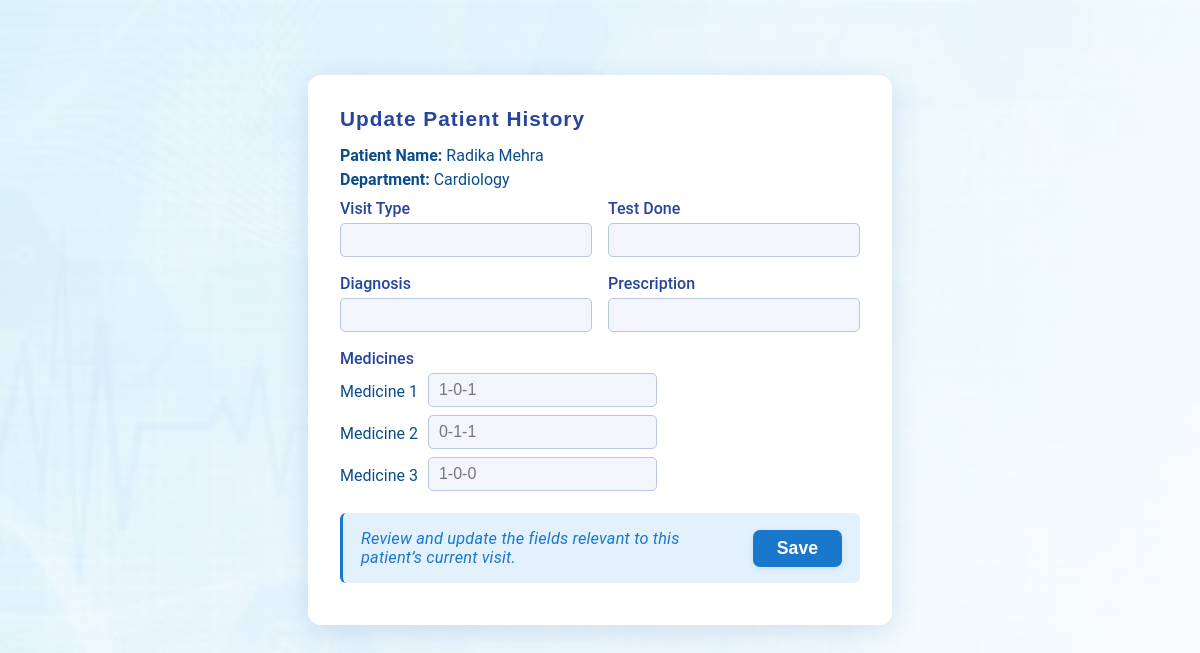
/update_patients_history/3 (signed in), run on the app's committed database.
### application/models.py (models this page shows)
class Patient(db.Model):
    id = db.Column(db.Integer, primary_key=True)
    username = db.Column(db.String(), unique=True, nullable=False)
    password = db.Column(db.String(), nullable=False)
    type = db.Column(db.String(), nullable=False, default="patient")
    appointments = db.relationship('Appointment', backref='patient', lazy=True)
    contact = db.Column(db.String(),  unique=True)
    full_name = db.Column(db.String())

class Doctor(db.Model):
    id = db.Column(db.Integer, primary_key=True)
    username = db.Column(db.String(), unique=True, nullable=False)
    password = db.Column(db.String(), nullable=False)
    specialization = db.Column(db.Integer, db.ForeignKey('department.id'), nullable=False)
    experience=db.Column(db.Integer, nullable=False)
    type = db.Column(db.String(), nullable=False, default="doctor")
    full_name = db.Column(db.String(), nullable=False)
    bio = db.Column(db.String())
    appointments = db.relationship('Appointment', backref='doctor',lazy=True)
    availability = db.relationship("Availability", backref="doctor", lazy=True)

### application/controllers.py (the view, shortened to what this page needs)
@app.route("/update_patients_history/<int:appointment_id>", methods=["GET", "POST"])
def update_patient_history(appointment_id):
    if session.get('user_type') != 'doctor':
        return redirect(url_for('login'))
    appt = Appointment.query.get_or_404(appointment_id)
    treatment = appt.treatment  # may be None first time
    return render_template(
        "update_patients_history.html",
        appointment=appt,
        treatment=treatment,
    )

### templates/update_patients_history.html (shortened to what this page needs)
<!DOCTYPE html>
<html lang="en">
<head>
  <link rel="stylesheet" href="{{ url_for('static', filename='styles.css') }}">
</head>
<body class="update_patients_history_page">
  <section class="update-history-card">
    <h2>Update Patient History</h2>
    <div class="patient-info">
      <span style="color: #0a4d8c ;"><strong>Patient Name:</strong> {{appointment.patient.full_name}}</span>
      <span style="color: #0a4d8c;"><strong>Department:</strong> {{appointment.doctor.specialization}}</span>
    </div>
    <form class="update-form" action="{{ url_for('update_patient_history', appointment_id=appointment.id) }}" method="POST">
      <div class="form-row">
        <div class="form-group">
          <label for="visit-type">Visit Type</label>
          <input type="text" id="visit-type" name="visit_type" required>
        </div>
        <div class="form-group">
          <label for="test-done">Test Done</label>
          <input type="text" id="test-done" name="test_done">
        </div>
      </div>
      <div class="form-row">
        <div class="form-group">
          <label for="diagnosis">Diagnosis</label>
          <input type="text" id="diagnosis" name="diagnosis">
        </div>
        <div class="form-group">
          <label for="prescription">Prescription</label>
          <input type="text" id="prescription" name="prescription">
        </div>
      </div>
      <div class="form-row">
        <div class="form-group medicines-block">
          <label>Medicines</label>
          <div class="medicine-list">
            <div style="color: #0a4d8c;">Medicine 1 <input type="text" name="med1" placeholder="1-0-1"></div>
            <div style="color: #0a4d8c;">Medicine 2 <input type="text" name="med2" placeholder="0-1-1"></div>
            <div style="color: #0a4d8c;">Medicine 3 <input type="text" name="med3" placeholder="1-0-0"></div>
          </div>
        </div>
      </div>
    <div class="note">
  <span>Review and update the fields relevant to this patient’s current visit.</span>
  <button type="submit" class="save-btn">Save</button>
</div>
    </form>
  </section>
</body>
</html>

### static/styles.css (style rules this page uses)
:root { --default-font: "Roboto", system-ui, -apple-system, "Segoe UI", Roboto, "Helvetica Neue", Arial, "Noto Sans", "Liberation Sans", sans-serif, "Apple Color Emoji", "Segoe UI Emoji", "Segoe UI Symbol", "Noto Color Emoji"; --heading-font: "Poppins", sans-serif; --nav-font: "Raleway", sans-serif; }
:root { --background-color: #ffffff; --default-color: #444444; --heading-color: #2c4964; --accent-color: #1977cc; --surface-color: #ffffff; --contrast-color: #ffffff; }
:root { --nav-color: #2c4964; --nav-hover-color: #1977cc; --nav-mobile-background-color: #ffffff; --nav-dropdown-background-color: #ffffff; --nav-dropdown-color: #2c4964; --nav-dropdown-hover-color: #1977cc; }
:root { scroll-behavior: smooth; }
body { color: var(--default-color); background-color: var(--background-color); font-family: var(--default-font); }
h1, h2, h3, h4, h5, h6 { color: var(--heading-color); font-family: var(--heading-font); }
.update_patients_history_page .update-history-card { background: #fff; border-radius: 13px; box-shadow: 0 6px 28px rgba(80,115,180,0.19); padding: 32px 32px 24px 32px; max-width: 520px; margin: 40px auto; position: relative; z-index: 2; margin-top: 75px; }
.update_patients_history_page h2 { color: #26459c; font-size: 1.3em; margin-top: 0; margin-bottom: 15px; letter-spacing: 1px; }
.update_patients_history_page .patient-info { display: flex; flex-direction: column; gap: 5px; margin-left: auto; }
.update_patients_history_page .update-form { margin-top: 10px; }
.update_patients_history_page .form-row { display: flex; gap: 16px; margin-bottom: 14px; }
.update_patients_history_page .form-group { flex: 1; display: flex; flex-direction: column; }
.update_patients_history_page label { margin-bottom: 5px; font-weight: 500; color: #26459c; font-size: 1em; }
.update_patients_history_page input[type="text"] { padding: 7px 10px; font-size: 1em; border-radius: 5px; border: 1px solid #b8c6e0; background: #f2f6fc; margin-bottom: 3px; }
.update_patients_history_page .medicines-block { flex: 1; }
.update_patients_history_page .medicine-list > div { margin-bottom: 5px; display: flex; align-items: center; gap: 10px; }
.update_patients_history_page .note { display: flex; justify-content: space-between; align-items: center; gap: 18px; background: #e3f1fd; color: #1977cc; font-size: 1.02em; border-radius: 6px; padding: 11px 18px; border-left: 3px solid #1977cc; margin-bottom: 18px; margin-top: 10px; font-style: italic; letter-spacing: 0.2px; min-height: 48px; }
.update_patients_history_page .save-btn { background: #1977cc; color: #fff; border: none; padding: 8px 24px; font-size: 1.08em; font-weight: 600; border-radius: 7px; cursor: pointer; box-shadow: 0 2px 7px rgba(25, 119, 204, 0.12); float: right; transition: background 0.16s, box-shadow 0.18s; margin: 0; }

### data on the page
Patient: patient.full_name "Radika Mehra"
Doctor: doctor.specialization "Cardiology"
